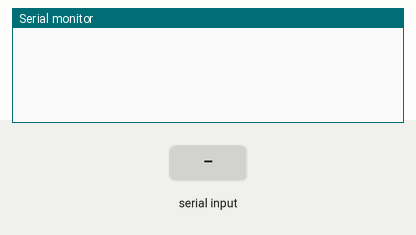
A sketch run on a simulated Arduino Uno, built with avr-gcc and run on an emulated ATmega328P. Shown: the last lines printed to the serial monitor. The inputs (shaded band) are chosen by the test bench.

Above: at 1.2 s.
1.3 s: "3" received over Serial
At 2.2 s:
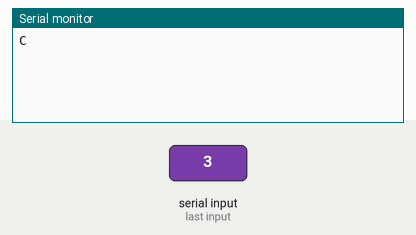
2.8 s: "1" received over Serial
At 3.4 s:
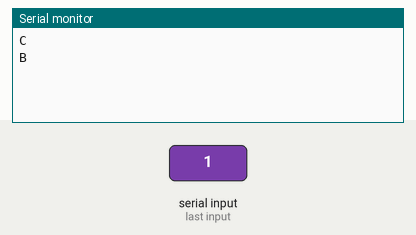

Measured:
- after the input at 1.3 s, the serial monitor: prints a new line at once (image 1)
- after the input at 2.8 s, the serial monitor: prints a new line at once (image 2)

The sketch:

if_quiz.ino
```cpp
void setup() {
  Serial.begin(9600);
}

void loop() {
  if (Serial.available()) {
    char val = Serial.read();

    if (val > '4' && val < '8') {
      Serial.println("A");
    } else if (val < '3' || val > '8') {
      Serial.println("B");
    } else if (val == '3' || val == '4') {
      Serial.println("C");
    } else if (val != '0' && val != '8') {
      Serial.println("D");
    } else {
      Serial.println("E");
    }

  }
}
```
